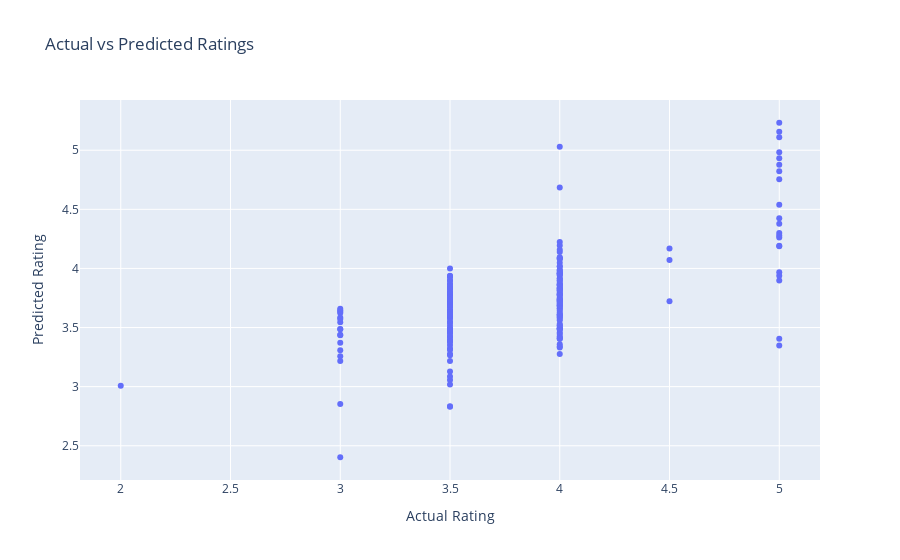
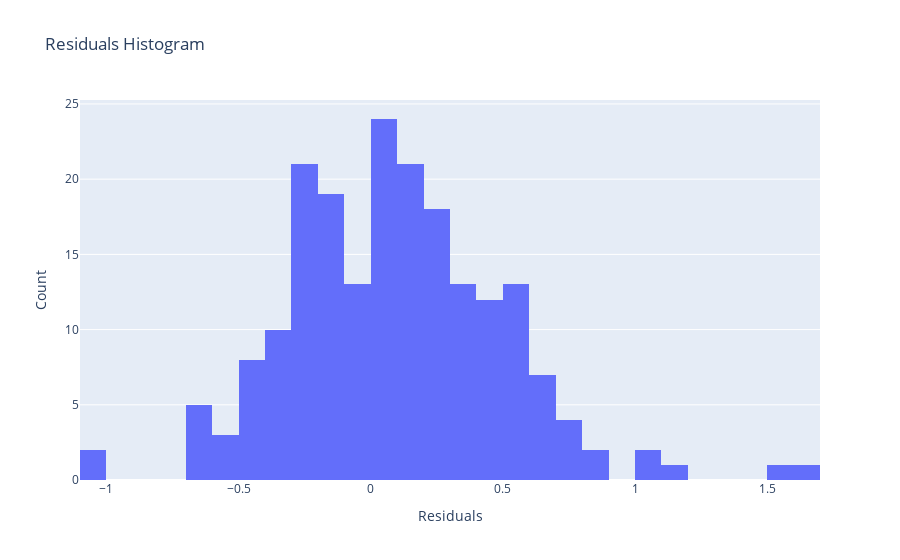

Source (notebook cell) for these figures, in order:
### Code cell
# Load the ratings data
ratings_df = spark.read.csv(ratingsPath, header=True, inferSchema=True)
ratings_df = ratings_df.na.drop()
# Generate predictions
predictions = model.transform(ratings_df)

# Evaluate the model
evaluator = RegressionEvaluator(metricName="rmse", labelCol="rating", predictionCol="prediction")
rmse = evaluator.evaluate(predictions)
print(f"Root-mean-square error = {rmse}")

# Convert predictions to Pandas DataFrame for plotting
#predictions_pd = predictions.select("rating", "prediction").toPandas()
# ...existing code...
predictions_pd = predictions.select("rating", "prediction").limit(200).toPandas()
# ...existing code...
# Plot the actual vs predicted ratings
fig = px.scatter(predictions_pd, x="rating", y="prediction", title="Actual vs Predicted Ratings")
fig.update_layout(xaxis_title="Actual Rating", yaxis_title="Predicted Rating")
fig.show()

# Plot the residuals
predictions_pd['residuals'] = predictions_pd['rating'] - predictions_pd['prediction']
fig = px.histogram(predictions_pd, x="residuals", nbins=50, title="Residuals Histogram")
fig.update_layout(xaxis_title="Residuals", yaxis_title="Count")
fig.show()

### Figure 1 — Plotly figure (JSON) as saved in the notebook; plotly's stock layout.template omitted (floating-point values rounded to 4 significant figures; data arrays with more than 128 entries replaced by an {"elided": "..."} marker saying what was removed)
{"data": [{"hovertemplate": "rating=%{x}<br>prediction=%{y}<extra></extra>", "legendgroup": "", "marker": {"color": "#636efa", "symbol": "circle"}, "mode": "markers", "name": "", "orientation": "v", "showlegend": false, "type": "scatter", "x": {"elided": "200 float values"}, "xaxis": "x", "y": {"elided": "200 float values"}, "yaxis": "y"}], "layout": {"legend": {"tracegroupgap": 0}, "title": {"text": "Actual vs Predicted Ratings"}, "xaxis": {"anchor": "y", "domain": [0, 1], "title": {"text": "Actual Rating"}}, "yaxis": {"anchor": "x", "domain": [0, 1], "title": {"text": "Predicted Rating"}}}}

### Figure 2 — Plotly figure (JSON) as saved in the notebook; plotly's stock layout.template omitted (floating-point values rounded to 4 significant figures; data arrays with more than 128 entries replaced by an {"elided": "..."} marker saying what was removed)
{"data": [{"alignmentgroup": "True", "bingroup": "x", "hovertemplate": "residuals=%{x}<br>count=%{y}<extra></extra>", "legendgroup": "", "marker": {"color": "#636efa", "pattern": {"shape": ""}}, "name": "", "nbinsx": 50, "offsetgroup": "", "orientation": "v", "showlegend": false, "type": "histogram", "x": {"elided": "200 float values"}, "xaxis": "x", "yaxis": "y"}], "layout": {"barmode": "relative", "legend": {"tracegroupgap": 0}, "title": {"text": "Residuals Histogram"}, "xaxis": {"anchor": "y", "domain": [0, 1], "title": {"text": "Residuals"}}, "yaxis": {"anchor": "x", "domain": [0, 1], "title": {"text": "Count"}}}}
